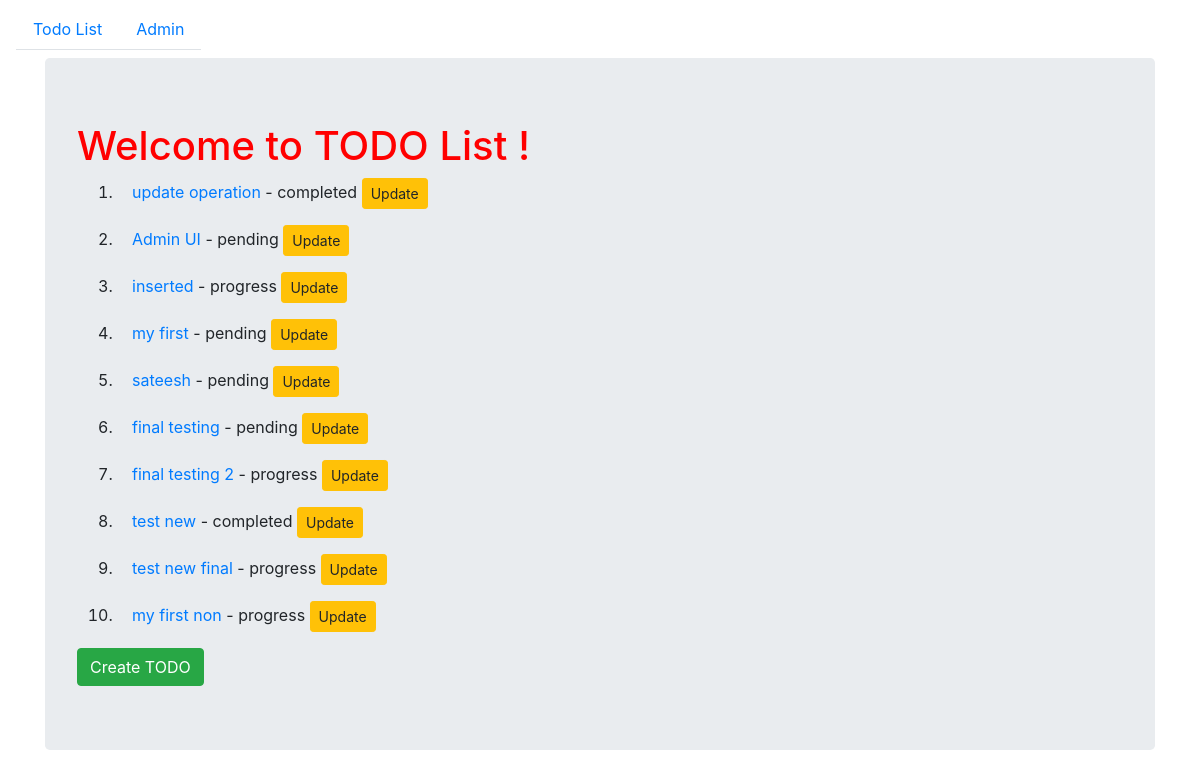
/todolist/, run on the app's committed database.
### todo_list/models.py (models this page shows, shortened)
class Todos(models.Model):
    title = models.CharField(max_length=256, null=False)
    description = models.TextField(max_length=256)
    todo_date_time = models.DateTimeField()
    status = models.TextField(max_length=20, choices=STATUS_CHOICE)
    created_at = models.DateTimeField(auto_now_add=True)
    modified_at = models.DateTimeField(auto_now=True)
    is_deleted = models.BooleanField(default=False)
    def get_undeleted_tasks(self):
        return Todos.objects.filter(is_deleted=False)

### todo_list/views.py (the view)
# urls.py: path('', views.ListTodo.as_view(), name='list'),
class ListTodo(ListView):
    model = Todos
    template_name = 'todo_listview.html'
    def get_context_data(self, **kwargs):
        context = super().get_context_data(**kwargs)
        context['tasks'] = Todos().get_undeleted_tasks()
        return context

### todo_list/templates/todo_listview.html
{% extends 'base.html' %}
{% block content %}
    <div class="jumbotron">
    <h1> Welcome to TODO List ! </h1>
    <ol>
        {% for task in tasks %}
                <li>
                    <p class="container">
                        <a href="{{ task.id }}">{{ task.title }}</a> - {{ task.status }}
                        <a class="btn btn-warning btn-sm" href="{% url "todo_list:details" pk=task.pk %}"> Update</a>
                    </p>
                </li>
        {% empty %}
            <h3>No TODO List Add one !</h3>
            <a class="btn btn-success" href="{% url "todo_list:createtodo" %}"> Create TODO</a>
        {% endfor %}
    </ol>
    {% if tasks %}
        <a class="btn btn-success" href="{% url "todo_list:createtodo" %}"> Create TODO</a>
    {% endif %}
    </div>
{% endblock %}

### templates/base.html (shortened to what this page needs)
<!DOCTYPE html>
<html lang="en">
<head>
    {% load staticfiles %}
    <link rel="stylesheet" type="text/css" href="{% static 'css/main.css' %}">
    <link rel="stylesheet" type="text/css" href="{% static 'css/bootstrap.min.css' %}">
</head>
<body>
<nav class="navbar nav-fill">
    <ul class="nav nav-tabs">
        <li class="nav-item">
            <a class="nav-link" href="{% url 'todo_list:list' %}">Todo List</a>
        </li>
        <li class="nav-item">
            <a class="nav-link" href="{% url 'admin:index' %}">Admin</a>
        </li>
    </ul>
</nav>
<div class="container">
    {% block content %}
    {% endblock %}
</div>
</body>
</html>

### static/css/main.css (style rules this page uses)
h1 { color:red; }

### data on the page
Todos: title "update operation", status "completed"
Todos: title "Admin UI", status "pending"
Todos: title "inserted", status "progress"
Todos: title "my first", status "pending"
Todos: title "sateesh", status "pending"
Todos: title "final testing", status "pending"
Todos: title "final testing 2", status "progress"
Todos: title "test new", status "completed"
Todos: title "test new final", status "progress"
Todos: title "my first non", status "progress"
